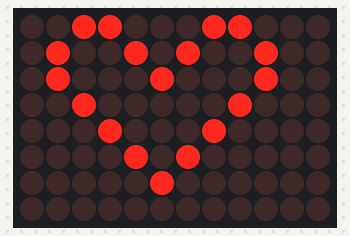
Bench run of a sketch on a simulated Arduino Uno R4 WiFi. Parts: 12×8 LED matrix. What the sketch prints to the serial monitor is not drawn.

Above: at 0.1 s.

The sketch:

MatrixHeartReadable.ino
```cpp
/*
  LED Matrix example to explain
  ways of storing the bits of a frame

  created 30 Jun 2021
  by Tom Igoe
*/

// include the LED Matrix library from the Uno R4 core:
#include "Arduino_LED_Matrix.h"
// make an instance of the library:
ArduinoLEDMatrix matrix;
// pixel array that's the screen buffer
// this way takes more memory, but makes it easier
// to visualize the screen in the array:
byte heart[8][12] = {
  { 0, 0, 1, 1, 0, 0, 0, 1, 1, 0, 0, 0 },
  { 0, 1, 0, 0, 1, 0, 1, 0, 0, 1, 0, 0 },
  { 0, 1, 0, 0, 0, 1, 0, 0, 0, 1, 0, 0 },
  { 0, 0, 1, 0, 0, 0, 0, 0, 1, 0, 0, 0 },
  { 0, 0, 0, 1, 0, 0, 0, 1, 0, 0, 0, 0 },
  { 0, 0, 0, 0, 1, 0, 1, 0, 0, 0, 0, 0 },
  { 0, 0, 0, 0, 0, 1, 0, 0, 0, 0, 0, 0 },
  { 0, 0, 0, 0, 0, 0, 0, 0, 0, 0, 0, 0 }
};

// The same image in a pixel array stored in 32-bit integers
// for more efficient storage. It's written in hexadecimal values:
unsigned long pixels[] = {
  0x3184a444,
  0x42081100,
  0xa0040000
};
// the same 32-bit integer array written as binary values:
//  unsigned long pixels[] = {
//   0b00110001100001001010010001000100,
//   0b01000010000010000001000100000000,
//   0b10100000000001000000000000000000
// };

// an empty frame, for clearing the screen:
unsigned long blankFrame[] = {
  0, 0, 0
};


void setup() {
  // Serial is not really needed but helps for debugging:
  Serial.begin(9600);
  // start the screen:
  matrix.begin();
  // wait for serial monitor to open:
  while (!Serial)
    ;
  Serial.println("The bits, as stored in the array of 32-bit ints:");
  // iterate over the array:
  for (int b = 0; b < 3; b++) {
    // print the value of each 32-bit int:
    Serial.print("Hex: ");
    Serial.print(pixels[b], HEX);
    Serial.print("\tBinary: ");
    Serial.println(pixels[b], BIN);
  }
  // add a blank line:
  Serial.println();

  Serial.println("The bits, organized by matrix row:");
  // keep track of the total bits printed:
  int totalBits = 0;
  // iterate over the bytes of the array:
  for (int arrayIndex = 0; arrayIndex < 3; arrayIndex++) {
    // get each element in the array:
    unsigned long arrayElement = pixels[arrayIndex];
    // read the bits from highest to lowest:
    for (int bitNum = 31; bitNum >= 0; bitNum--) {
      // print the bit:
      Serial.print(bitRead(arrayElement, bitNum));
      // add one to the total number of bits:
      totalBits++;
      // every 12th bit, print a newline:
      if (totalBits % 12 == 0) Serial.println();
    }
  }
}

void loop() {
  // update the screen:
  // if you use the 8x12 byte array, use renderBitmap:
  matrix.renderBitmap(heart, 8, 12);
  delay(1000);
  // clear the screen:
  matrix.loadFrame(blankFrame);
  delay(1000);
  // if you use the unsigned long array, use loadPixels:
  matrix.loadFrame(pixels);
  delay(1000);
  // clear the screen:
  matrix.loadFrame(blankFrame);
  delay(1000);
}
```
